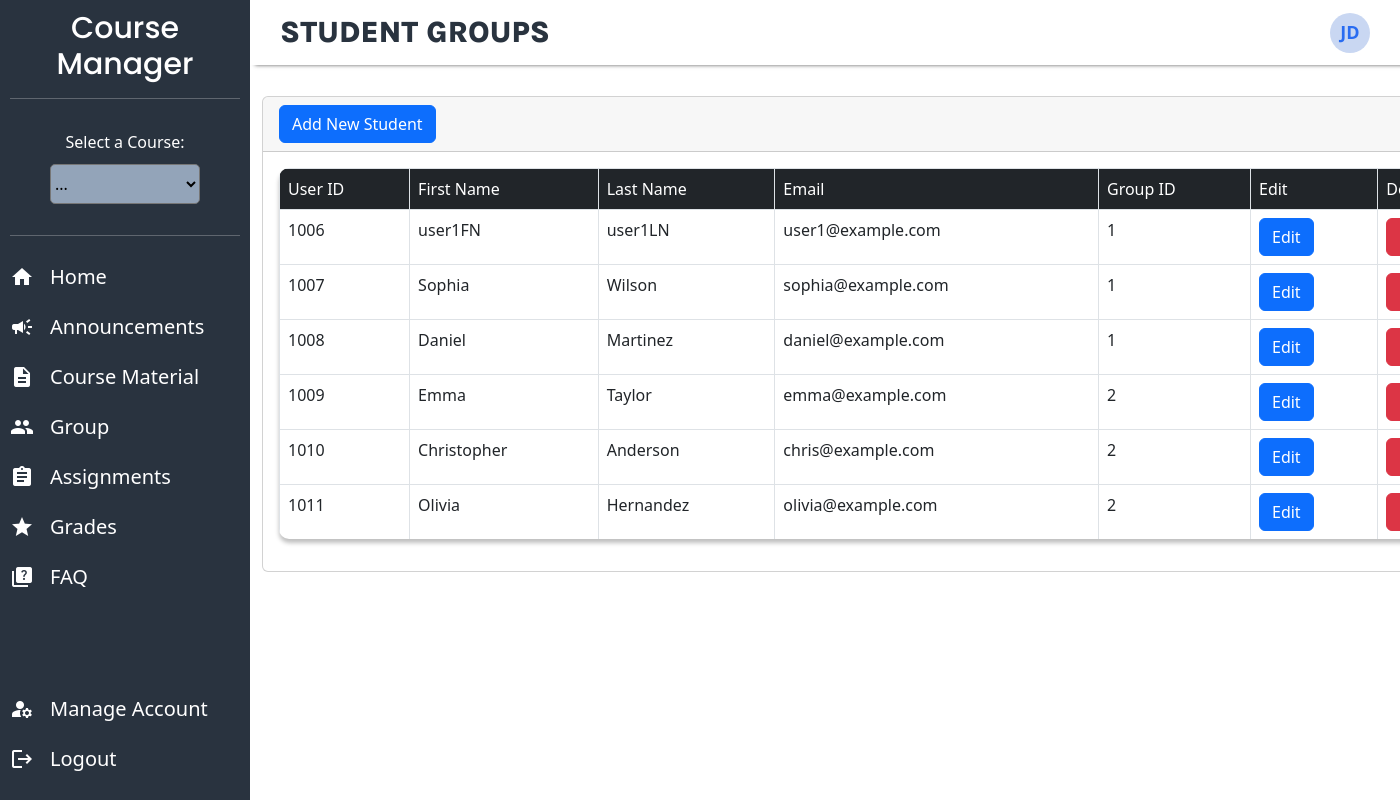
The app's page /groups.php (signed in) with its own data.
### tables this page shows
CREATE TABLE IF NOT EXISTS `user`
(
  `userID` INT NOT NULL AUTO_INCREMENT PRIMARY KEY,
  `first_name` VARCHAR(50) NOT NULL,
  `last_name` VARCHAR(50) NOT NULL,
  `dob` DATE NOT NULL,
  `email` VARCHAR(150) NOT NULL UNIQUE,
  `username` VARCHAR(50) NOT NULL UNIQUE,
  password VARCHAR(50) NOT NULL,
  `first_login` BOOLEAN DEFAULT TRUE,
  `roleID` INT NOT NULL,
  FOREIGN KEY (`roleID`) REFERENCES role (`roleID`),
  INDEX (`roleID`),
  `groupID` INT,
  FOREIGN KEY (`groupID`) REFERENCES `groups` (`groupID`),
  INDEX (`groupID`)
) AUTO_INCREMENT = 1000;

### session.php (called while the page is built, shortened)
<?php
$name = $_SESSION['name'];
?>

### groups.php (the view, shortened to what this page needs)
<?php
require 'session.php';
$pageTitle = "Student Groups";
include 'header.php';
include 'sidebar.php';
$query = "SELECT * FROM user WHERE groupID = 1 OR groupID = 2";
$result = mysqli_query($conn,$query);
?>
<!DOCTYPE html>
<html lang="en">
<head>
  <link rel="stylesheet" href="https://cdn.jsdelivr.net/npm/bootstrap@5.2.3/dist/css/bootstrap.min.css">
  <link rel="stylesheet" href="groups.css">
</head>
<body>
  <div class="container">
    <div class = "row mt-5">
    <div class="col">
      <div class="card mt-5">
        <div class="card-header"><a class="btn btn-primary" href="add_student.php">Add New Student</a></div>
        <div class="card-body">
      <table class="table table-bordered text-center">
          <tr class="bg-dark text-white">
            <td>User ID</td>
            <td>First Name </td>
            <td>Last Name</td>
            <td>Email</td>
            <td>Group ID</td>
            <td>Edit<t/td>
            <td>Delete</td>
          </tr>
          <tr>
<?php
while($row = mysqli_fetch_assoc($result)){
?>
<td> <?php echo $row['userID']?></td>
<td><?php echo $row['first_name']?></td>
<td><?php echo $row['last_name']?></td>
<td><?php echo $row['email']?></td>
<td><?php echo $row['groupID']?></td>
<td><a class="btn btn-primary" href="edit_student_form.php?userID=<?php echo $row['userID']; ?>">Edit</a></td>
<td><a class="btn btn-danger" href="delete_student.php?userID=<?php echo $row['userID']; ?>">Delete</a></td>
          </tr>
          <?php
          }
          ?>
         </table>
</div>
</div>
        </div>
      </div>
    </div>
</body>
</html>

### header.php (shortened to what this page needs)
<?php
function extractInitials($name)
{
    $words = explode(" ", $name);
    $initials = "";
    foreach ($words as $word) {
        $initials .= strtoupper(substr($word, 0, 1));
    }
    return $initials;
}
?>
<!DOCTYPE html>
<html lang="en">
<head>
       <link rel="stylesheet" href="style.css">
</head>
<body>
    <header class="header">
        <div class="header-text"><?php echo strtoupper($pageTitle) ?></div>
        <div class="user" onclick="toggleDropdown()">
            <div class="initials"><?php $initials = extractInitials($name);
                                    echo $initials; ?></div>
        </div>
    </header>
</body>

### sidebar.php (shortened to what this page needs)
<!DOCTYPE html>
<html lang="en">
<head>
    <link rel="stylesheet" href="style.css">
</head>
<body>
    <div class="sidebar">
        <div class="course-selection">
            <h2 class="side">Course Manager</h2>
            <hr>
            <div class="select-container">
                <form id="courseForm" method="GET">
                    <label for="courses" class="label">Select a Course:</label>
                    <select id="courses" name="course_id" onchange="this.form.submit()">
                    <option value="" <?php if (!isset($_GET['course_id']) || $_GET['course_id'] == '') echo 'selected'; ?>>...</option>
                    </select>
                </form>
            </div>
            <hr>
        </div>
        <div class="side-ul">
            <ul>
                <li>
                    <a href="index.php"><span class="material-icons">home</span>Home</a>
                </li>
                <li>
                    <a href="announcements.php"><span class="material-icons">campaign</span>Announcements</a>
                </li>
                <li>
                    <a href="course_material.php"><span class="material-icons">description</span>Course Material</a>
                </li>
                <li>
                    <a href="groups.php"><span class="material-icons">group</span>Group</a>
                </li>
                <li>
                    <a href="assignment.php"><span class="material-icons">assignment</span>Assignments</a>
                </li>
                <li>
                    <a href="grades.php"><span class="material-icons">grade</span>Grades</a>
                </li>
                <li>
                    <a href="FAQ.php"><span class="material-icons">quiz</span>FAQ</a>
                </li>
            </ul>
        </div>
        <div class="side-ul">
            <ul class="bottom">
            <li>
                    <a href="manage_account.php"><span class="material-icons">manage_accounts</span>Manage Account</a>
                </li>
                <li>
                    <a href="logout.php"><span class="material-icons">logout</span>Logout</a>
                </li>
            </ul>
        </div>
    </div>
</body>
</html>

### style.css (style rules this page uses)
.container { margin: 25px 25px 25px 25px; }
h2 { font-family: 'Poppins', sans-serif; font-size: 18px; }
table { width: 100%; position: relative; background: white; box-shadow: 0px 4px 4px rgba(0, 0, 0, 0.25); border-radius: 10px; border-collapse: collapse; overflow: hidden; }
tr { border-bottom: 1px solid black; }
th, td { padding: 18px; text-align: left; }
input[type="text"], input[type="date"], input[type="number"], select, input[type="file"] { width: calc(100% - 120px); }
*, *::after, *::before { box-sizing: border-box; }
header.header { position: absolute; top:0; left: 250px; right: 0px; background-color: #eff4ff;; background: #FFFFFF; box-shadow: 5px 0px 4px rgba(0, 0, 0, 0.65); padding: 10px 30px; display: flex; justify-content: space-between; align-items: center; }
.header-text { color: #29333F; font-family: 'Karla', sans-serif; font-size: 30px; font-weight: 800; }
.user { position: relative; cursor: pointer; }
.initials { width: 40px; height: 40px; border-radius: 50%; color: #296CF1; background-color: #C9D7F2; display: flex; justify-content: center; align-items: center; font-size: 18px; font-weight: 600; }
body { color: black; font-family: 'Karla', sans serif; }
hr { height: 0.25px; background-color: white; }
.label { margin-bottom: 10px; }
select { margin-top: 10px; }
h2.side { font-size: 30px; font-weight: 500; }
.side-ul ul { padding-left: 0%; font-size: 15px; color: #CCD5E1; }
.sidebar { height: 100%; width: 250px; position: fixed; top: 0; left: 0; background-color: #29333F; padding-top: 10px; }
.select-container { padding-top: 15px; padding-bottom: 15px; }
.course-selection { padding: 0px 10px 0px 10px; color: white !important; text-align: center; }
.sidebar select { width: 150px; height: 40px; left: 0px; top: 0px; background: #93A4B9; border-radius: 5px }
.sidebar li { list-style-type: none; font-size: 20px; }
.material-icons { padding-right: 16px; }
.sidebar a { padding: 10px; display: flex; color: white; text-decoration: none; align-items: center; }
.bottom { width: 250px; position: absolute; bottom: 0; }

### groups.css (style rules this page uses)
.container { margin-left: 250px; }

### records on screen
user: userID "1006", first_name "user1FN", last_name "user1LN", email "user1@example.com", groupID "1"
user: userID "1007", first_name "Sophia", last_name "Wilson", email "sophia@example.com", groupID "1"
user: userID "1008", first_name "Daniel", last_name "Martinez", email "daniel@example.com", groupID "1"
user: userID "1009", first_name "Emma", last_name "Taylor", email "emma@example.com", groupID "2"
user: userID "1010", first_name "Christopher", last_name "Anderson", email "chris@example.com", groupID "2"
user: userID "1011", first_name "Olivia", last_name "Hernandez", email "olivia@example.com", groupID "2"

### other values on screen
$pageTitle "STUDENT GROUPS"
$initials "JD"
